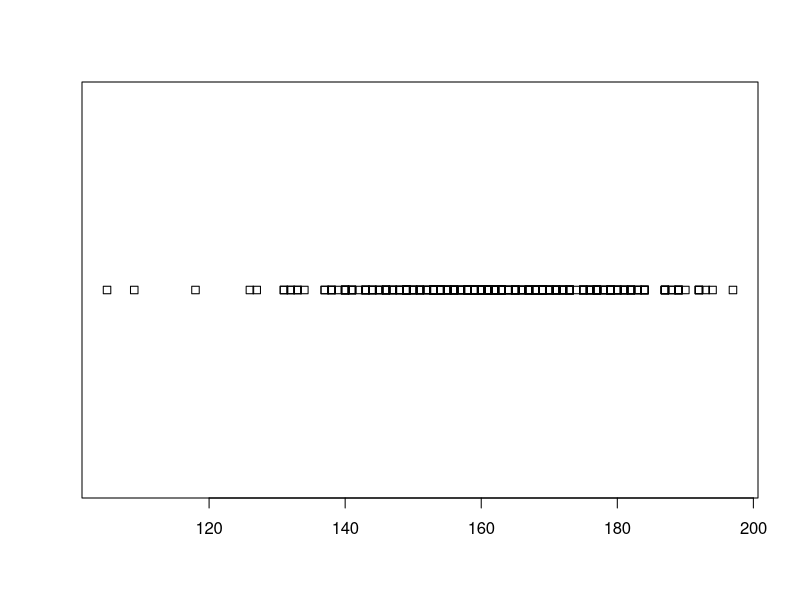
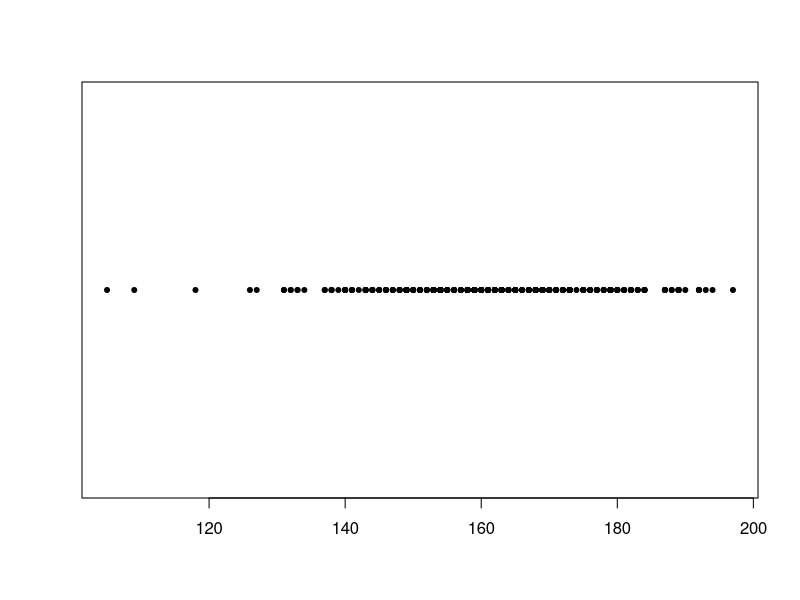
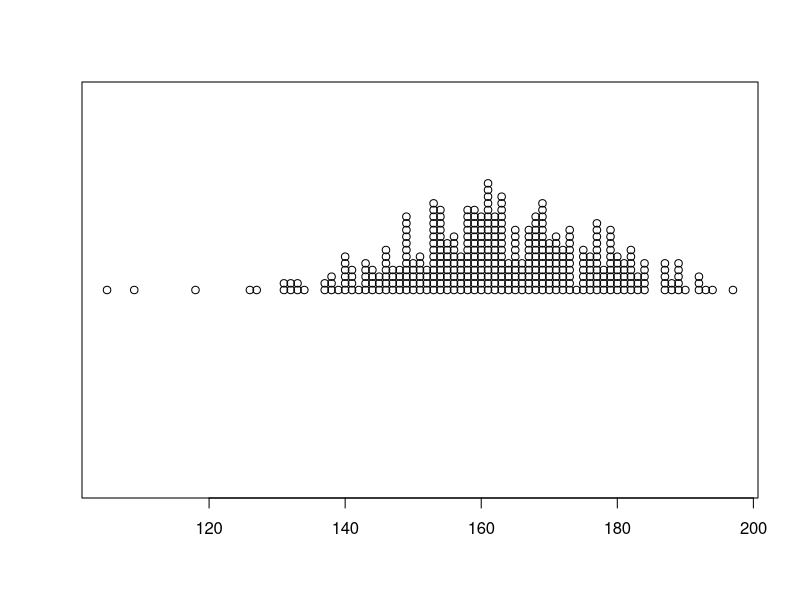
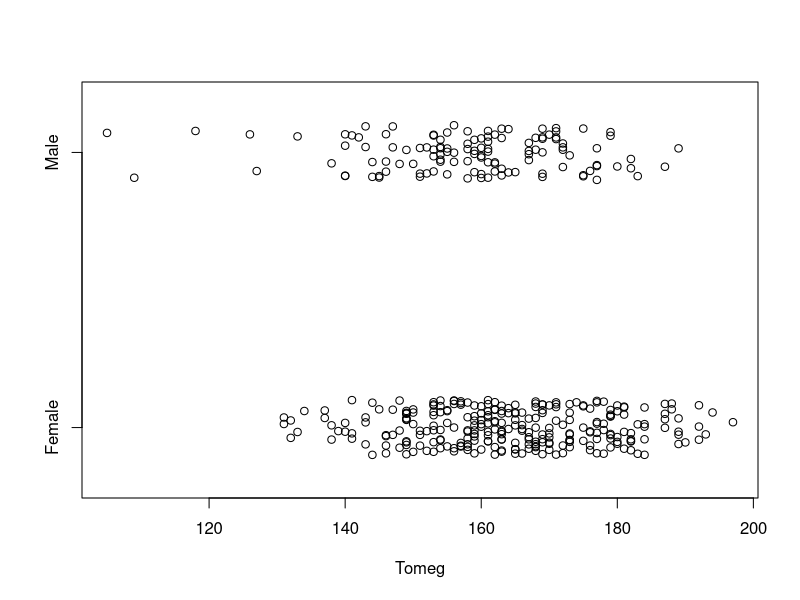
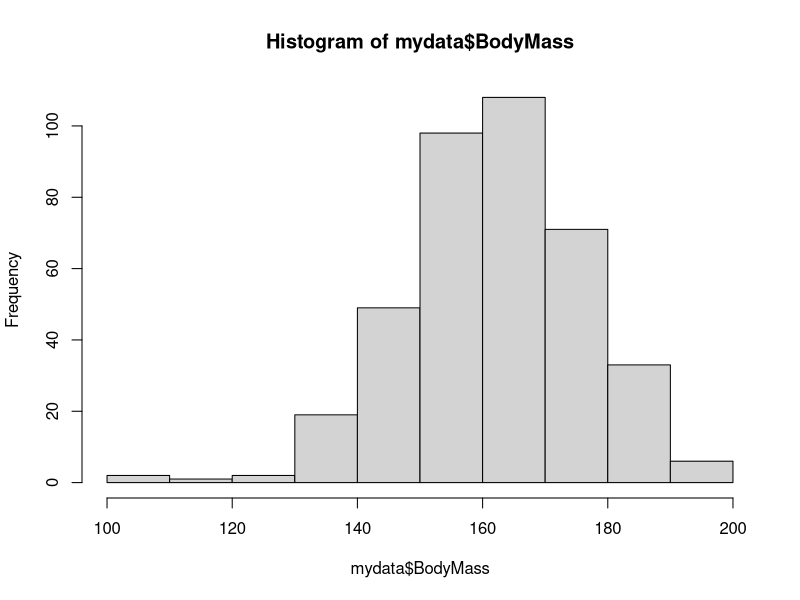
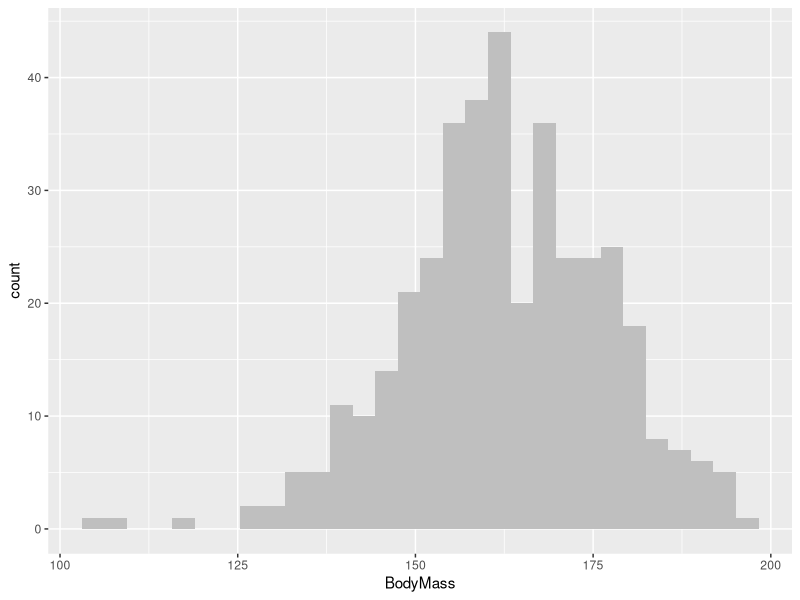
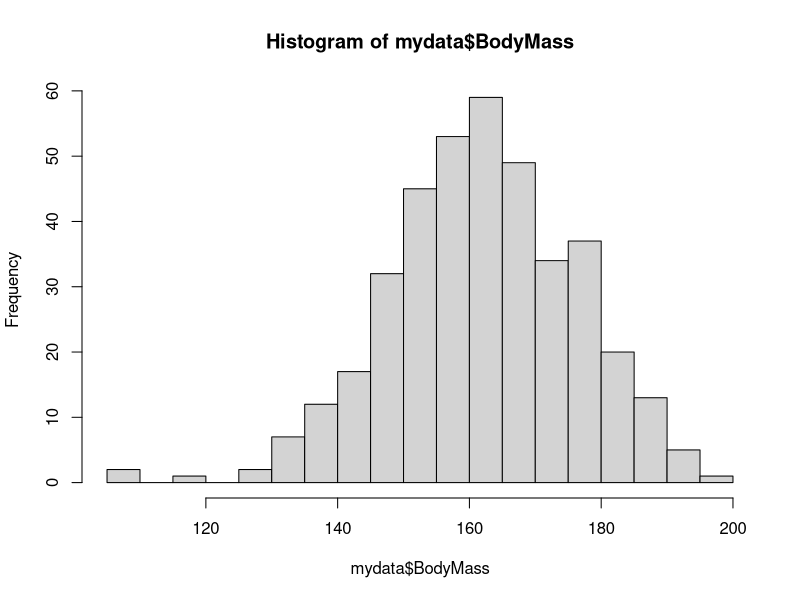
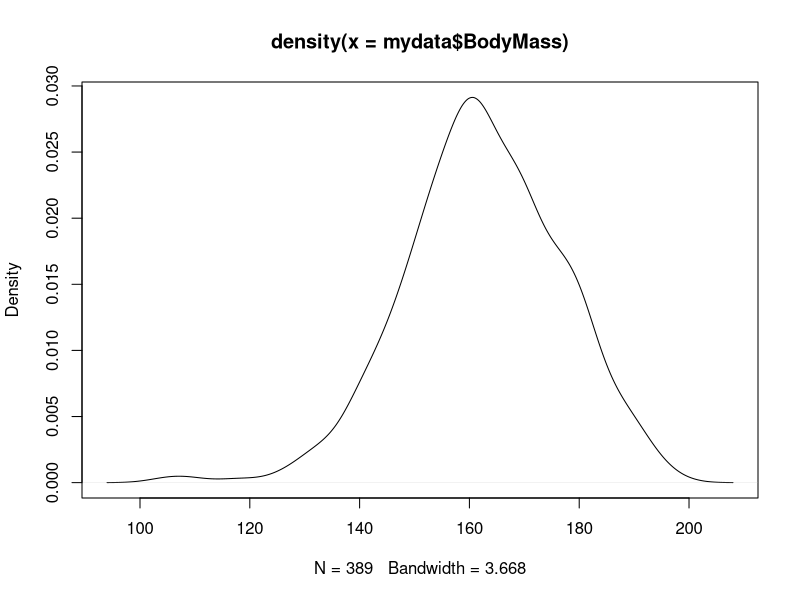

Here is the R script that generated these plots, in order:

######### Deskriptív statisztika #########

#### Egy folytonos változó jellemzése #####
# Dataset: falcon.csv

## Csomagok 
library(tidyverse)
library(RcmdrMisc)

## Adatbeolvasás:

# base R megoldás példa

mydata <- read.table(file = "falcon.csv", 
                     h = T,
                     sep = ",",
                     dec = ".")

class(mydata)
str(mydata)

# readR megoldás példa

mydata_tbl <- read_delim("falcon.csv", delim = ",")
class(mydata_tbl)
str(mydata_tbl)

mydata
mydata_tbl

# mindkettő generikus, van speciális esetük is read.csv, read_csv2 read_ csv, read_tsv. 
# bővebben itt : https://readr.tidyverse.org

## helyzeti mutatók
mean(mydata$BodyMass)
median(mydata$BodyMass)

mydata %>% 
  summarise(atlag = mean(BodyMass),
            median = median(BodyMass))

# Módusz egy kicsit nehezebb eset mert nincs ilyen base függvény(!)
# kell csinálni egyet:

mean(mydata$BodyMass)

my_function <- function(x){
  sd(x)/sqrt(length(x))
}

my_function(mydata$BodyMass)

Mode <- function(x, na.rm = FALSE) {
  if(na.rm){
    x = x[!is.na(x)]
  }
  ux <- unique(x)
  return(ux[which.max(tabulate(match(x, ux)))])
}


# Most már lehet használni
mydata %>% 
  summarise(atlag = mean(BodyMass),
            median = median(BodyMass),
            modusz = Mode(BodyMass))

# kvantiliseket is lehet

quantile(mydata$BodyMass)
quantile(mydata$BodyMass,probs = 0.25)

quantile(mydata$BodyMass,probs = c(0.1,0.25,0.3))


mydata %>% 
  summarise(atlag = mean(BodyMass),
            median = median(BodyMass),
            modusz = Mode(BodyMass),
            elso_kvartilis = quantile(BodyMass,probs = 0.25)
  )


# a ha nem kell a dplyr akkor a legegyszerubb megoldas talan ez:

numSummary(mydata$BodyMass)

numSummary(mydata$BodyMass,groups = mydata$Sex)

## szóródási mutatók

mydata %>% 
  summarise(sd = sd(BodyMass),
            IQR = IQR(BodyMass),
            MAD = mad(BodyMass),
  )
# a terjedelem trükösebb:

range(mydata$BodyMass)

range(mydata$BodyMass)[2]

mydata %>% 
  summarise(sd = sd(BodyMass),
            IQR = IQR(BodyMass),
            MAD = mad(BodyMass),
            minimum = min(BodyMass),
            maximum = max(BodyMass)
  )
## Csoprtosítás
# dplyr előnye hogy az egyszerű bonyolult a bonyolult viszont egyszerűbb


mydata %>% 
  group_by(Sex) %>% 
  summarise(atlag = mean(BodyMass),
            median = median(BodyMass),
            modusz = Mode(BodyMass)
  )

### H.F. Megcsinálni [] hivatkozásokkal

# több csoport kombinációval
mydata %>% 
  group_by(Area,Sex) %>% 
  summarise(atlag = mean(BodyMass),
            median = median(BodyMass),
            modusz = Mode(BodyMass)
  ) 

# több csoport és több változóval:

mydata %>% 
  group_by(Sex,Area) %>% 
  summarise(across(c(BodyMass,WBone),
                   list(atlag = mean,
                        median = median))) 

summary(mydata)

mydata$Sex_fact <- factor(mydata$Sex)

summary(mydata)

# részletesebben itt: https://www.tidyverse.org/blog/2020/04/dplyr-1-0-0-colwise/

## Ábrák egy változóra

# stripchart

stripchart(mydata$BodyMass)

stripchart(mydata$BodyMass,
           pch = 20)

stripchart(mydata$BodyMass,
           method = "stack",
           pch = 1)

stripchart(mydata$BodyMass~mydata$Sex,
           method = "jitter",
           pch = 1,
           xlab="Tomeg")

# histogram

hist(mydata$BodyMass)

mydata %>% 
  ggplot(aes(x=BodyMass))+
  geom_histogram(fill="grey75")

hist(mydata$BodyMass,
     breaks = 30)

# simított hisztogram
plot(density(mydata$BodyMass))

mydata %>% 
  ggplot(aes(x=BodyMass))+
  geom_density(fill="grey75")

# a hisztogram és a simított hisztogram együtt

mydata %>% 
  ggplot(aes(x=BodyMass,
             y=..density..))+
  geom_histogram(fill="black")+
  geom_density(fill="grey75",
               alpha=0.7)


mydata %>% 
  ggplot(aes(x=BodyMass,
             y=..density..))+
  geom_histogram(bins=15,
                 fill="black")+
  geom_density(fill="grey75",
               alpha=0.7,
               adjust=0.5)

# qqplot
qqnorm(mydata$BodyMass)
qqline(mydata$BodyMass)

mydata %>% 
  ggplot(aes(sample=BodyMass))+
  geom_qq()+
  geom_qq_line()

#kombinálva is gyakran szokták használni

mydata %>% 
  ggplot(aes(sample=BodyMass))+
  geom_qq()+
  geom_qq_line()+
  scale_y_continuous(limits = c(110,210))-> histo

mydata %>% 
  ggplot(aes(x=BodyMass,
             y=..density..))+
  geom_histogram(fill="black")+
  geom_density(fill="grey75",
               alpha=0.7)+
  scale_x_continuous(limits = c(110,210))+
  theme(axis.title.y = element_blank(),
        axis.text.y = element_blank()) -> qq


library(patchwork)
histo+(qq+coord_flip())

# boxplot, violinplot

with(mydata, boxplot(BodyMass,
                     ylab="BodyMass"))

boxplot(mydata$BodyMass,
        ylab="BodyMass")

bplot2 <- boxplot(mydata$BodyMass,
                  ylab="BodyMass")


bplot <- with(mydata,boxplot.stats(BodyMass))


mydata %>% ggplot(aes(y=BodyMass))+
  geom_boxplot(notch = F)

mydata %>% ggplot(aes(y=BodyMass,
                      x=Sex))+
  geom_boxplot(notch = T)

#violinplot
mydata %>% ggplot(aes(y=BodyMass,
                      x=Sex))+
  geom_violin(fill="grey75")+
  geom_boxplot(notch = F,
               width = 0.1)

## származtatott változók készítése

# BMI vércse módra

mydata$BMI <- mydata$BodyMass/mydata$WingLength^2

# Testtömeg-testtömeg átlaga

mydata$valami <- mydata$BodyMass-mean(mydata$BodyMass)

hist(mydata$valami)
hist(mydata$BodyMass)

par(mfrow=c(2,1))
hist(mydata$valami)
hist(mydata$BodyMass)
par(mfrow=c(1,1))


mydata %>% mutate(BMI = BodyMass/WingLength^2) -> mydata

## transzformálás 

hist(mydata$WingLength)

mydata$LogWingLength <- log(mydata$WingLength)
mydata$sqrtWingLength <- sqrt(mydata$WingLength)

hist(mydata$LogWingLength)
hist(mydata$sqrtWingLength)

mydata %>% 
  mutate(LogWingLength = log(WingLength)) -> mydata

## standardizálás studentizálás centrálás

mydata$M_Center_BodyMass <- scale(mydata$BodyMass, scale = FALSE)
mydata$Student_BodyMass <- scale(mydata$BodyMass, scale = TRUE)

mydata %>% 
  ggplot(aes(x = M_Center_BodyMass))+
  geom_density()

mydata %>% 
  ggplot(aes(x = Student_BodyMass))+
  geom_density()

## rang transzformáció

mydata$Rank_BodyMass <- rank(mydata$BodyMass)

#### Egy kategoriális változó jellemzése #####
#Dataset: falcon.csv

# kontingencia tábla
table(mydata$Sex)
table(mydata$Sex,mydata$Area)

#HF hogyan kell dplyr-el

# kontingencia tábla

prop.table(table(mydata$Sex))

round(prop.table(table(mydata$Sex)),2)

prop.table(table(mydata$Sex,mydata$Area), margin = 1)
prop.table(table(mydata$Sex,mydata$Area), margin = 2)
prop.table(table(mydata$Sex,mydata$Area), margin = c(1,2))

#HF hogyan kell dplyr-el??


##Ábrázolás

#kör diagram
pie(table(mydata$Sex))
pie(table(mydata$Area))
pie(table(mydata$Colony))

#oszlopdiagram
barplot(table(mydata$Sex))

mosaicplot(table(mydata$Sex,mydata$Area))
